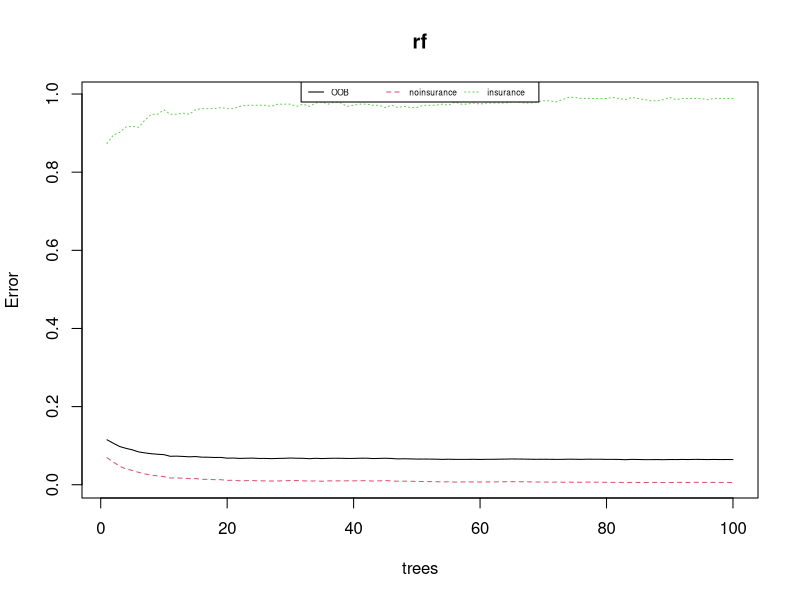

Write the R code that produced this figure.
library(kernlab)
data("ticdata")
?ticdata
attach(ticdata)
table(CARAVAN)
str(ticdata)
install.packages("Random Forest")
library(randomForest)
tic0 = ticdata[1:5822,]
tic1 = ticdata[-(1:5822),]
rf = randomForest(
  CARAVAN ~ .,
  data = tic0,
  ntree = 100,
  proximity = T,
  replace = T,
  sampsize = ceiling(0.65 * nrow(tic0)),
  importance = T,
  mtry = if (!is.null(CARAVAN) &&
             !is.factor(CARAVAN))
    max(floor(ncol(tic0) / 3), 1)
  else
    floor(sqrt(ncol(tic0)))
)
?randomForest
print(rf)
attributes(rf)
plot(rf)
rf$err.rate
rndF1.legend <-
  if (is.null(rf$tic0$err.rate)) {
    colnames(rf$err.rate)
  } else {
    colnames(rf$tic0$err.rate)
  }
legend(
  "top",
  cex = 0.5,
  legend = rndF1.legend,
  lty = c(1, 2, 3),
  col = c(1, 2, 3),
  horiz = T
)

bestsize <-
  function(n0 = 696,
           mtry = 9,
           nselect = 800,
           formula = CARAVAN ~ . ,
           data = tic0[, -1]) {
    ticm.rf <-
      randomForest(formula,
                   sampsize = c(n0, 348),
                   mtry = mtry,
                   data = data)
    nr <-
      (1:nrow(tic0))[order(ticm.rf$votes[, 2], decreasing = T)[1:nselect]]
    sum(tic0[nr, 86] == 'insurance')
  }

bestsize()

rf$votes
